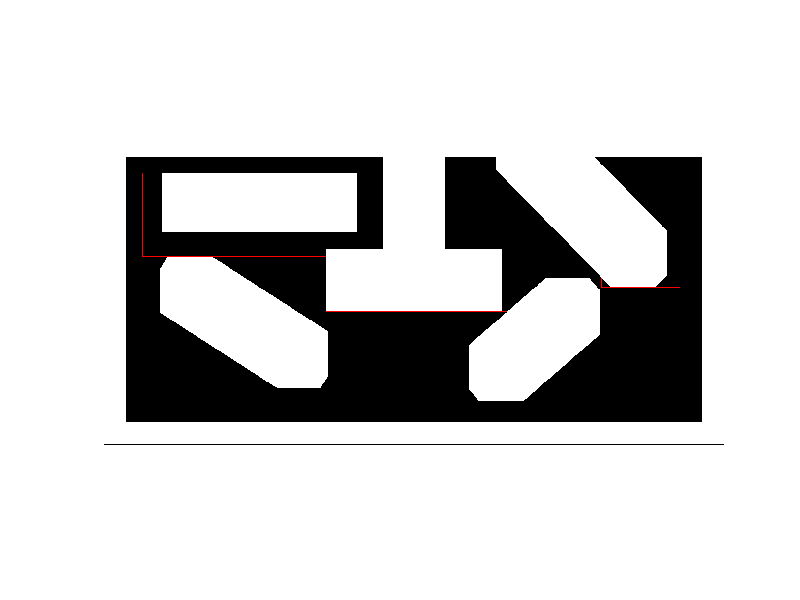

This figure's MATLAB source:
close all;
clear;
load('im6.8.mat');
image = im;
image = im2double(image);
factor = 13;
x1 = 6;
y1 = 42;
x2 = 90;
y2 = 42;
m = size(im,1);
n = size(im,2);
startx = (48-y1)*factor+1;
starty = x1*factor+1;
endx = (48-y2)*factor+1;
endy = x2*factor+1;

if(image(startx,starty) == 1)
    disp('bad start pt');
    pause();
end

if(image(endx,endy) == 1)
    disp('bad end pt');
    pause();
end

counter = 2;
image(endx, endy) = 2;
while (image(startx, starty) == 0)
    [x,y] = find(image == counter);
    counter = counter + 1;
    for i = 1 : size(x,1)
        if(x(i)>1 && image(x(i)-1,y(i)) == 0)
            image(x(i)-1, y(i)) = counter;
        end
        if(x(i)<m && image(x(i)+1, y(i)) == 0)
            image(x(i)+1, y(i)) = counter;
        end
        if(y(i)>1 && image(x(i), y(i)-1) == 0)
            image(x(i), y(i)-1) = counter;
        end
        if(y(i)<n && image(x(i), y(i)+1) == 0)
            image(x(i), y(i)+1) = counter;
        end
%         if(x(i)>1 && y(i) > 1 && image(x(i)-1,y(i)-1) == 0)
%             image(x(i)-1,y(i)-1) = counter;
%         end
%         if(x(i)>1 && y(i) < n && image(x(i)-1, y(i)+1) == 0)
%             image(x(i)-1,y(i)+1) = counter;
%         end
%         if(x(i)<m && y(i) > 1 && image(x(i)+1, y(i)-1) == 0)
%             image(x(i)+1, y(i)-1) = counter;
%         end
%         if(x(i)<m && y(i) < n && image(x(i)+1, y(i)+1) == 0)
%             image(x(i)+1, y(i)+1) = counter;
%         end
    end
end
% figure
% imshow(image ./ counter)
arr = zeros(1000,2);
arr(1,:) = [startx, starty];
counter = 2;
current = arr(1,:);
defaultdir = 1;
path = cat(3,im.*255,im.*255,im.*255);
output = zeros(1,1000);
straightlen = 0;
commandcounter = 1;
pathlen = 0;
while ~(current(1,1) == endx && current(1,2) == endy)
    x = current(1,1);
    y = current(1,2);
    b = zeros(1,4);
    b(1,1) = x < m && image(x+1, y) ~= 1 && image(x+1,y) ~= 0 && image(x+1,y) < image(x,y);
    b(1,2) = x > 1 && image(x-1, y) ~= 1 && image(x-1,y) ~= 0 && image(x-1,y) < image(x,y);
    b(1,3) = y < n && image(x, y+1) ~= 1 && image(x,y+1) ~= 0 && image(x,y+1) < image(x,y);
    b(1,4) = y > 1 && image(x, y-1) ~= 1 && image(x,y-1) ~= 0 &&image(x,y-1) < image(x,y);
%     b(1,5) = x > 1 && y > 1 && image(x-1, y-1) ~= 1 && image(x-1,y-1) < image(x,y);
%     b(1,6) = x > 1 && y < n && image(x-1, y+1) ~= 1 && image(x-1,y+1) < image(x,y);
%     b(1,7) = x < m && y > 1 && image(x+1, y-1) ~= 1 && image(x+1,y-1) < image(x,y);
%     b(1,8) = x<m && y< n && image(x+1, y+1) ~= 1 && image(x+1,y+1) < image(x,y);
    pts = zeros(4,2);
    pts(1,:) = [x+1, y];
    pts(2,:) = [x-1, y];
    pts(3,:) = [x,y+1];
    pts(4,:) = [x,y-1];
%     pts(5,:) = [x-1,y-1];
%     pts(6,:) = [x-1,y+1];
%     pts(7,:) = [x+1,y-1];
%     pts(8,:) = [x+1,y+1];
    angles = [0 180 90 270 225 135 315 45];
    if(b(1,defaultdir))
        straightlen = straightlen + 1 / factor;
        arr(counter,:) = pts(defaultdir,:);
        current = arr(counter,:);
        counter = counter + 1;
        path(pts(defaultdir,1),pts(defaultdir,2),1) = 255;
        continue;
    end
    for i = 1 : 4
        if(b(1,i))
            output(:,commandcounter) = straightlen;
            pathlen = pathlen + straightlen;
            straightlen = 1/factor;
            th = - angles(1,defaultdir) + angles(1,i);
            if(th < -180)
                th = th + 360;
            end
            if(th > 180)
                th = th - 360;
            end
            output(:,commandcounter+1) = th;
            commandcounter = commandcounter + 2;
            arr(counter,:) = pts(i,:);
            current = arr(counter,:);
            counter = counter + 1;
            path(pts(i,1),pts(i,2),1) = 255;
            defaultdir = i;
            break;
        end
    end
end
output(:,commandcounter) = straightlen;
pathlen = pathlen + straightlen;
fileID = fopen('output.txt','w');
output = output(:,1:commandcounter);
fprintf(fileID, 'int num = %d;\n',size(output,2)+1);
fprintf(fileID, 'int input[%d] = {',size(output,2)+1);
for i = 1 : size(output,2)
    if i == size(output,2)
        fprintf(fileID, '%.3f};', output(1,i));
    else
        fprintf(fileID, '%.3f,', output(1,i));
    end
end
fprintf(fileID, '\npathlen: %.3f', pathlen);
figure
imshow(path)

